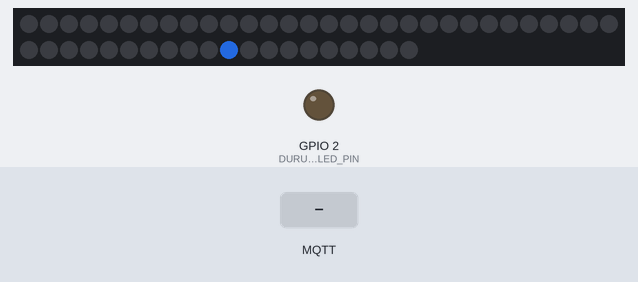
Recording of a sketch running on a simulated ESP32. On the bench: 50 RGB LEDs in strip order, left to right, continuing on the next row, output pins drawn as LEDs (lit = HIGH). Inputs (shaded band) come from the test bench. Dim RGB values are drawn brighter than linear; WiFi joins after 1.5 s; servers stay silent unless stated; no MQTT or app messages arrive unless stated; what the sketch prints to the serial monitor is not drawn.

Above: at 1.3 s.
2.8 s: MQTT message "0" arrives on the first subscribed topic
At 4.8 s:
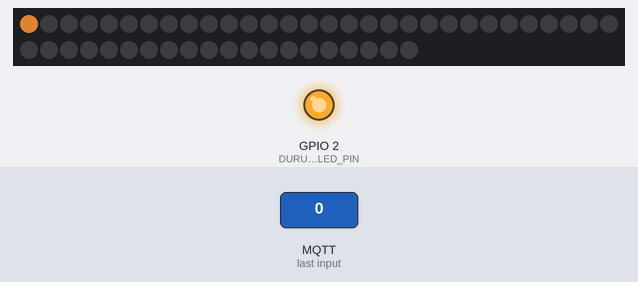
5.1 s: MQTT message "5" arrives on the first subscribed topic
6.9 s: MQTT message "off" arrives on the first subscribed topic
Timing chart, 0 to 9.9 s (numbered marks = the images above; inputs shaded):
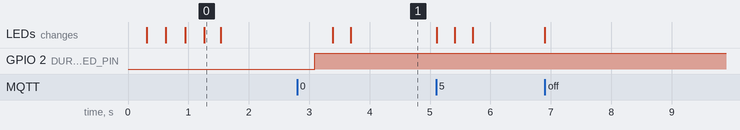

The sketch:

yasayan_sozluk_esp32.ino
```cpp
// =====================================================================
//  Yaşayan Sözlük — ESP32 LED denetleyicisi
//
//  Görevi: MQTT broker'daki TOPIC_LED konusunu dinler; "0".."49" gelince
//  o kelimenin LED'ini yumuşakça yakar, LED_SURE_MS sonra söndürür.
//  TOPIC_DURUM konusuna "online" yazar; elektrik/WiFi giderse broker
//  otomatik "offline" yayınlar (LWT) → sitede "Işık kapalı" görünür.
//
//  Kütüphaneler (Arduino IDE → Kütüphane Yöneticisi):
//    - FastLED      (Daniel Garcia)   ≥ 3.7
//    - PubSubClient (Nick O'Leary)    ≥ 2.8
//  Kart: "ESP32 Dev Module" (Arduino-ESP32 çekirdeği 2.x veya 3.x)
//  Ayarlar: config.h
// =====================================================================
#include <WiFi.h>
#include <WiFiMulti.h>
#include <WiFiClientSecure.h>
#include <PubSubClient.h>
#include <FastLED.h>
#include "config.h"

// ---------- Nesneler ----------
WiFiMulti wifiMulti;
#if MQTT_TLS
WiFiClientSecure netClient;
#else
WiFiClient netClient;
#endif
PubSubClient mqtt(netClient);
CRGB leds[LED_SAYISI];

struct Ag { const char* ssid; const char* sifre; };
static const Ag AGLAR[] = WIFI_AGLARI;

// ---------- LED durum makinesi ----------
enum LedDurum { BOS, YANIYOR, SONUYOR };
static LedDurum ledDurum = BOS;
static int      aktifLed = -1;        // fiziksel LED numarası
static uint32_t durumBaslangic = 0;
static uint8_t  seviye = 0;           // 0..255 parlaklık çarpanı
static uint32_t sonKomut = 0;

static String clientId;
static uint32_t sonMqttDeneme = 0;

static int fizikselIndeks(int sozlukIndeksi) {
#if HARITA_KULLAN
  return LED_HARITASI[sozlukIndeksi];
#else
  return sozlukIndeksi;
#endif
}

static void tumunuSondur() {
  FastLED.clear();
  FastLED.show();
  aktifLed = -1;
  ledDurum = BOS;
  seviye = 0;
}

static void ledYak(int sozlukIndeksi) {
  int fiz = fizikselIndeks(sozlukIndeksi);
  if (fiz != aktifLed) {
    FastLED.clear();               // önceki kelimenin ışığı söner
    seviye = 0;
  }
  aktifLed = fiz;
  ledDurum = YANIYOR;
  durumBaslangic = millis();
}

// Her döngüde çağrılır: yumuşak yanma → bekleme → yumuşak sönme
static void ledGuncelle() {
  static uint32_t sonCizim = 0;
  uint32_t simdi = millis();
  if (simdi - sonCizim < 10) return;        // ~100 Hz
  sonCizim = simdi;
  if (ledDurum == BOS || aktifLed < 0) return;

  uint32_t gecen = simdi - durumBaslangic;
  if (ledDurum == YANIYOR) {
    seviye = gecen >= SOLMA_MS ? 255 : (uint8_t)(255UL * gecen / SOLMA_MS);
    if (gecen >= LED_SURE_MS) { ledDurum = SONUYOR; durumBaslangic = simdi; }
  } else { // SONUYOR
    if (gecen >= SOLMA_MS) { tumunuSondur(); return; }
    seviye = 255 - (uint8_t)(255UL * gecen / SOLMA_MS);
  }
  CRGB c = YAKMA_RENGI;
  c.nscale8_video(seviye);
  leds[aktifLed] = c;
  FastLED.show();
}

// ---------- MQTT mesajı ----------
static void mesajGeldi(char* topic, byte* payload, unsigned int len) {
  if (len == 0 || len > 4) return;
  char buf[5];
  memcpy(buf, payload, len);
  buf[len] = '\0';

  if (strcmp(buf, "off") == 0 || strcmp(buf, "-1") == 0) {
    Serial.println("[LED] söndür komutu");
    tumunuSondur();
    return;
  }
  for (unsigned int i = 0; i < len; i++) if (!isdigit((unsigned char)buf[i])) {
    Serial.printf("[LED] geçersiz komut reddedildi: %s\n", buf);
    return;
  }
  int idx = atoi(buf);
  if (idx < 0 || idx >= LED_SAYISI) {
    Serial.printf("[LED] aralık dışı: %d\n", idx);
    return;
  }
  uint32_t simdi = millis();
  if (simdi - sonKomut < MIN_KOMUT_ARASI_MS) return;   // aşırı sık komut koruması
  sonKomut = simdi;

  Serial.printf("[LED] %d yakılıyor\n", idx);
  ledYak(idx);
}

// ---------- Bağlantılar ----------
static void wifiKontrol() {
  static bool oncekiBagli = false;
  bool bagli = (wifiMulti.run(2000) == WL_CONNECTED);
  if (bagli != oncekiBagli) {
    if (bagli) Serial.printf("[WiFi] bağlandı: %s  IP: %s  RSSI: %d dBm\n",
                             WiFi.SSID().c_str(), WiFi.localIP().toString().c_str(), WiFi.RSSI());
    else       Serial.println("[WiFi] bağlantı koptu");
    oncekiBagli = bagli;
  }
}

static void mqttKontrol() {
  if (WiFi.status() != WL_CONNECTED || mqtt.connected()) return;
  uint32_t simdi = millis();
  if (simdi - sonMqttDeneme < 3000) return;            // 3 sn'de bir dene, döngüyü kilitleme
  sonMqttDeneme = simdi;

  Serial.printf("[MQTT] %s:%d bağlanılıyor…\n", MQTT_HOST, MQTT_PORT);
  bool ok = mqtt.connect(clientId.c_str(),
                         strlen(MQTT_KULLANICI) ? MQTT_KULLANICI : nullptr,
                         strlen(MQTT_SIFRE) ? MQTT_SIFRE : nullptr,
                         TOPIC_DURUM, 1, true, "offline");   // LWT: retained "offline"
  if (ok) {
    Serial.println("[MQTT] bağlandı");
    mqtt.publish(TOPIC_DURUM, "online", true);
    mqtt.subscribe(TOPIC_LED, 0);
  } else {
    Serial.printf("[MQTT] başarısız, durum=%d\n", mqtt.state());
  }
}

// Kart üzerindeki LED: sabit yanık = her şey yolunda, yanıp sönme = bağlantı yok
static void durumLedi() {
  bool hazir = (WiFi.status() == WL_CONNECTED) && mqtt.connected();
  digitalWrite(DURUM_LED_PIN, hazir ? HIGH : ((millis() / 400) % 2));
}

static void acilisTesti() {
  for (int i = 0; i < LED_SAYISI; i++) {
    FastLED.clear();
    leds[i] = CRGB(40, 120, 255);
    FastLED.show();
    delay(25);
  }
  tumunuSondur();
}

// ---------- Arduino ----------
void setup() {
  Serial.begin(115200);
  delay(200);
  Serial.println("\n=== Yaşayan Sözlük — ESP32 ===");

  pinMode(DURUM_LED_PIN, OUTPUT);

  FastLED.addLeds<LED_TIPI, LED_PIN, RENK_SIRASI>(leds, LED_SAYISI);
  FastLED.setBrightness(PARLAKLIK);
  FastLED.setMaxPowerInVoltsAndMilliamps(5, MAX_AKIM_MA);
  acilisTesti();

  WiFi.mode(WIFI_STA);
  WiFi.setSleep(false);                 // daha düşük gecikme
  for (const Ag& a : AGLAR) wifiMulti.addAP(a.ssid, a.sifre);

  uint8_t mac[6];
  WiFi.macAddress(mac);
  char id[32];
  snprintf(id, sizeof(id), "esp32-sozluk-%02x%02x%02x", mac[3], mac[4], mac[5]);
  clientId = id;

#if MQTT_TLS
  netClient.setInsecure();              // Sertifika doğrulaması yok; şifreleme var. (İsterseniz setCACert ile kök sertifika ekleyin.)
#endif
  mqtt.setServer(MQTT_HOST, MQTT_PORT);
  mqtt.setCallback(mesajGeldi);
  mqtt.setKeepAlive(30);
  mqtt.setSocketTimeout(5);
}

void loop() {
  static uint32_t sonWifi = 0;
  if (millis() - sonWifi > 1000) { sonWifi = millis(); wifiKontrol(); }
  mqttKontrol();
  mqtt.loop();
  ledGuncelle();
  durumLedi();
}
```

config.h
```cpp
// =====================================================================
//  Yaşayan Sözlük — ESP32 ayarları
//  Donanım geldiğinde SADECE bu dosyadaki WiFi bilgilerini doldurmanız yeterli.
// =====================================================================
#pragma once

// ---------- WiFi ----------
// Birden fazla ağ tanımlanabilir; ESP32 hangisi varsa ona bağlanır
// (örn. mekân WiFi'si + yedek olarak telefon hotspot'u).
#define WIFI_AGLARI { \
  { "MEKAN_WIFI_ADI",   "MEKAN_WIFI_SIFRESI" }, \
  { "TELEFON_HOTSPOT",  "HOTSPOT_SIFRESI"    }, \
}

// ---------- MQTT ----------
// Geliştirme: HiveMQ herkese açık broker (hesap gerekmez).
// Sergi: HiveMQ Cloud bilgileriyle değiştirin ve MQTT_TLS 1 yapın.
#define MQTT_HOST      "broker.hivemq.com"
#define MQTT_PORT      1883          // TLS ile: 8883
#define MQTT_TLS       0             // 1 = şifreli bağlantı (HiveMQ Cloud için zorunlu)
#define MQTT_KULLANICI ""            // HiveMQ Cloud: esp32_user
#define MQTT_SIFRE     ""

// Site tarafındaki config.js ile BİREBİR aynı olmalı
#define TOPIC_LED      "yasayansozluk/40c411/led"
#define TOPIC_DURUM    "yasayansozluk/40c411/durum"

// ---------- LED şeridi ----------
#define LED_PIN        16            // WS2812B DIN → GPIO16 (330 Ω seri direnç ile)
#define LED_SAYISI     50
#define LED_TIPI       WS2812B
#define RENK_SIRASI    GRB
#define PARLAKLIK      160           // 0–255
#define MAX_AKIM_MA    2000          // FastLED güç sınırı (5 V adaptör kapasitesinin altında tutun)
#define LED_SURE_MS    10000         // Yanık kalma süresi (site config.js → ledSuresiSn ile aynı)
#define SOLMA_MS       600           // Yumuşak yanma/sönme süresi
#define MIN_KOMUT_ARASI_MS 150       // Bundan sık gelen komutlar yok sayılır

// Kelimenin yanacağı renk (sıcak kandil ışığı)
#define YAKMA_RENGI    CRGB(255, 150, 50)

// Kart üzerindeki durum LED'i (çoğu DevKit'te GPIO2). WiFi/MQTT yokken yanıp söner.
#define DURUM_LED_PIN  2

// ---------- Fiziksel sıra eşlemesi ----------
// Sözlükteki sıra (0 = Adalet … 49 = Yolculuk) ile şeritteki fiziksel sıra AYNIYSA 0 bırakın.
// Panoda kelimeler farklı dizildiyse 1 yapıp LED_HARITASI'nı doldurun:
//   LED_HARITASI[sözlük_indeksi] = şeritteki_LED_numarası
#define HARITA_KULLAN  0
#if HARITA_KULLAN
static const uint8_t LED_HARITASI[LED_SAYISI] = {
   0, 1, 2, 3, 4, 5, 6, 7, 8, 9,
  10,11,12,13,14,15,16,17,18,19,
  20,21,22,23,24,25,26,27,28,29,
  30,31,32,33,34,35,36,37,38,39,
  40,41,42,43,44,45,46,47,48,49
};
#endif
```

Measured:
- after the input at 2.8 s, the LEDs: first change after 0.59 s (image 1 shows a later state)
